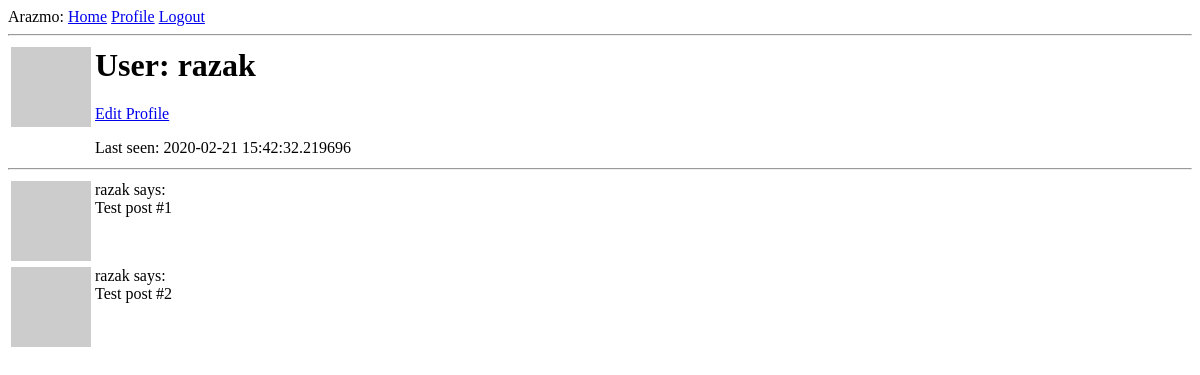
The app's page /razak (signed in), older data.
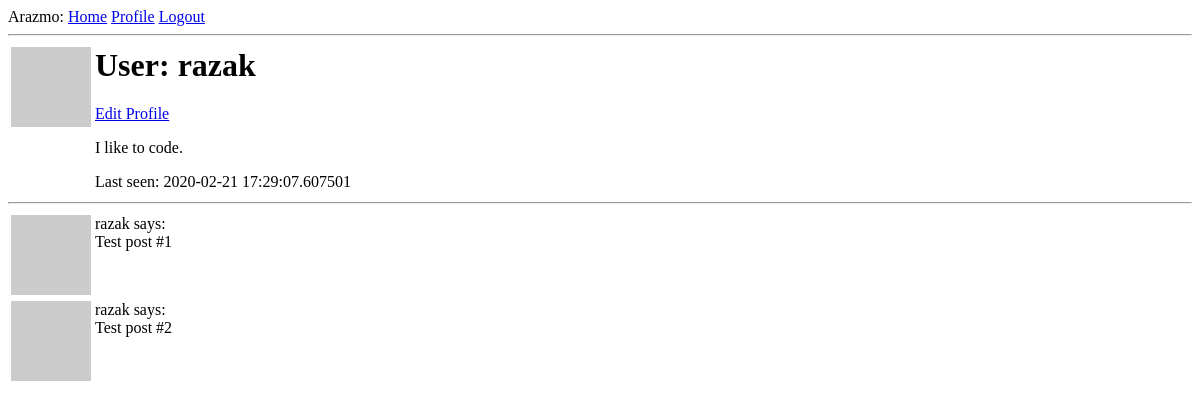
The same page, newer data.
### app/models.py (models this page shows, shortened)
class User(UserMixin, db.Model):
    id = db.Column(db.Integer, primary_key=True)
    username = db.Column(db.String(64), index=True, unique=True)
    email = db.Column(db.String(120), index=True, unique=True)
    password_hash = db.Column(db.String(128))
    posts = db.relationship('Post', backref='author', lazy='dynamic')
    about_me = db.Column(db.String(140))
    date_joined = db.Column(db.DateTime, default=datetime.utcnow)
    last_seen = db.Column(db.DateTime, default=datetime.utcnow)
    def avatar(self, size):
        digest = md5(self.email.lower().encode('utf8')).hexdigest()
        return 'https://www.gravatar.com/avatar/{}?d=identicon&s={}'.format(digest, size)

### app/routes.py (the view)
@app.route("/<username>")
@login_required
def user(username):
    user = User.query.filter_by(username=username).first_or_404()
    posts = [
        {"author": user, 'body': 'Test post #1'},
        {"author": user, 'body': 'Test post #2'}
    ]
    return render_template("user.html", user=user, posts=posts)

### app/models.py (called while the page is built)
@login.user_loader
def load_user(id):
    return User.query.get(int(id))

### app/routes.py (called while the page is built)
@app.before_request
def before_request():
    if current_user.is_authenticated:
        current_user.last_seen = datetime.utcnow()
        db.session.commit()

### app/templates/user.html (shortened to what this page needs)
{% extends "base.html"%}
{% block content%}
    <table>
        <tr valign="top">
            <td>
                <img src="{{ user.avatar(80)}}" alt="">
            </td>
            <td>
                <h1>User: {{ user.username}}</h1>
                {% if user == current_user %}
                <p>
                    <a href="{{ url_for('edit_profile')}}">Edit Profile</a>
                </p>
                {% endif %}
                {% if user.about_me %}
                    <p>{{ user.about_me }}</p>
                {% endif %}
                {% if user.last_seen %}
                    <p>
                        Last seen: {{ user.last_seen }}
                    </p>
                {% endif %}
            </td>
        </tr>
    </table>
    <hr>
    {% for post in posts%}
        {% include '_post.html'%}
    {% endfor %}
{% endblock %}

### app/templates/base.html (shortened to what this page needs)
<html>
    <head>
    </head>
    <body>
        <div>
            Arazmo:
            <a href="{{ url_for("index")}}">Home</a>
            {% if current_user.is_anonymous %}
            <a href="{{ url_for("login")}}">Login</a>
            {% else %}
            <a href="{{ url_for("user", username=current_user.username)}}">Profile</a>
            <a href="{{ url_for("logout")}}">Logout</a>
            {% endif %}
        </div>
        <hr>
        {% block content %}
        {% endblock %}
    </body>
</html>

### app/templates/_post.html
<table>
    <tr valign="top">
        <td><img src="{{ post.author.avatar(32) }}"></td>
        <td>{{ post.author.username }} says:<br>{{ post.body }}</td>
    </tr>
</table>

Row changes from the older to the newer data that the page shows:
changed User "razak": about_me (not shown) → "I like to code."; last_seen "2020-02-21 15:42:32.219696" → "2020-02-21 17:29:07.607501"
